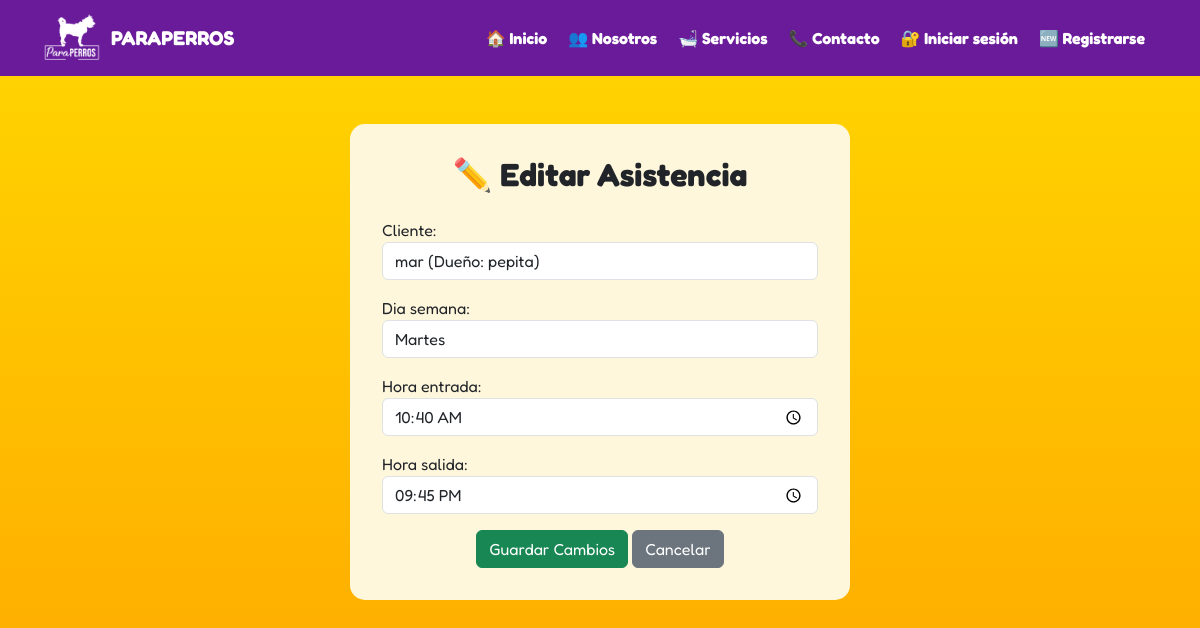
The app's page /asistencias/editar/24/ with its own data.
### tasks/models.py (models this page shows, shortened)
class Asistencia(models.Model):
    DIA_SEMANA_CHOICES = [
        ('Lunes', 'Lunes'),
        ('Martes', 'Martes'),
        ('Miércoles', 'Miércoles'),
        ('Jueves', 'Jueves'),
        ('Viernes', 'Viernes'),
        ('Sábado', 'Sábado'),
        ('Domingo', 'Domingo'),
    ]
    cliente = models.ForeignKey(PersonalData, on_delete=models.CASCADE, related_name='asistencias')
    dia_semana = models.CharField(max_length=10, choices=DIA_SEMANA_CHOICES)
    hora_entrada = models.TimeField(null=True, blank=True)
    hora_salida = models.TimeField(null=True, blank=True)

### tasks/views.py (the view)
# urls.py: path('asistencias/editar/<int:pk>/', views.editar_asistencia, name='editar_asistencia'),
def editar_asistencia(request, pk):
    asistencia = get_object_or_404(Asistencia, pk=pk)
    if request.method == 'POST':
        form = AsistenciaForm(request.POST, instance=asistencia)
        if form.is_valid():
            form.save()
            messages.success(request, "Asistencia actualizada exitosamente.")
            return redirect('asistencias')
    else:
        form = AsistenciaForm(instance=asistencia)
    return render(request, 'editar_asistencia.html', {'form': form})

### tasks/forms.py (shortened to what this page needs)
class AsistenciaForm(forms.ModelForm):
    class Meta:
        model = Asistencia
        fields = ['cliente', 'dia_semana', 'hora_entrada', 'hora_salida']
        widgets = {
            'cliente': forms.Select(attrs={'class': 'form-control'}),
            'dia_semana': forms.Select(attrs={'class': 'form-control'}),
            'hora_entrada': forms.TimeInput(attrs={'class': 'form-control', 'type': 'time'}, format='%H:%M'),
            'hora_salida': forms.TimeInput(attrs={'class': 'form-control', 'type': 'time'}, format='%H:%M'),
        }
    def __init__(self, *args, **kwargs):
        super(AsistenciaForm, self).__init__(*args, **kwargs)
        for field in ['hora_entrada', 'hora_salida']:
            if self.instance and getattr(self.instance, field):
                self.fields[field].initial = getattr(self.instance, field).strftime('%H:%M')

### tasks/models.py (called while the page is built)
    def __str__(self):
        return f"{self.nombre_mascota} (Dueño: {self.nombre_dueno})"

### tasks/templates/editar_asistencia.html (shortened to what this page needs)
{% extends 'base.html' %}
{% block content %}
  <div class="container mt-5" style="background-color: #fff7dc; padding: 2rem; border-radius: 15px; max-width: 500px;">
    <h2 class="text-center mb-4" style="font-weight: bold;">✏️ Editar Asistencia</h2>
    <form method="POST">
      {{ form.as_p }}
      <div class="text-center">
        <button type="submit" class="btn btn-success">Guardar Cambios</button>
        <a href="{% url 'asistencias' %}" class="btn btn-secondary">Cancelar</a>
      </div>
    </form>
  </div>
{% endblock %}

### tasks/templates/base.html (style rules this page uses)
body { background: linear-gradient(to bottom, #FFD700, #FFA500); font-family: 'Fredoka', sans-serif; margin: 0; padding: 0; min-height: 100vh; }

### records on screen
Asistencia: cliente "mar (Dueño: pepita)", dia_semana "Martes", hora_entrada "10:40", hora_salida "21:45"
